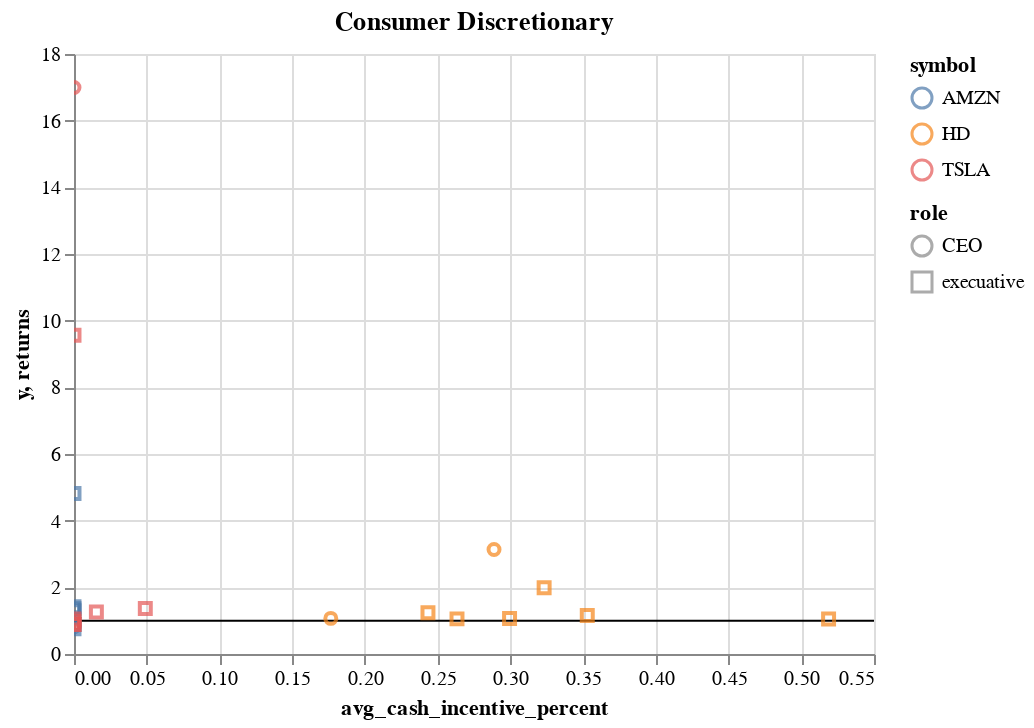

Notebook cell for this chart:
### Code cell
plot_data(df,2)

### Figure 1 — Vega-Lite specification as saved in the notebook (floating-point values rounded to 4 significant figures)
{"config": {"view": {"continuousWidth": 400, "continuousHeight": 300}}, "layer": [{"data": {"name": "data-d764767e7dd3b10b2c76c1355ce10ef3"}, "mark": "rule", "encoding": {"y": {"field": "y", "type": "quantitative"}}}, {"data": {"name": "data-e23f274162ac2896ba9454c794a33180"}, "mark": "point", "encoding": {"color": {"field": "symbol", "type": "nominal"}, "shape": {"field": "role", "type": "nominal"}, "tooltip": [{"field": "avg_cash_incentive_percent", "type": "quantitative"}, {"field": "returns", "type": "quantitative"}, {"field": "gics_sector_name", "type": "nominal"}, {"field": "symbol", "type": "nominal"}, {"field": "role", "type": "nominal"}], "x": {"field": "avg_cash_incentive_percent", "type": "quantitative"}, "y": {"field": "returns", "type": "quantitative"}}, "selection": {"selector004": {"type": "interval", "bind": "scales", "encodings": ["x", "y"]}}, "title": "Consumer Discretionary"}], "$schema": "https://vega.github.io/schema/vega-lite/v4.17.0.json", "datasets": {"data-d764767e7dd3b10b2c76c1355ce10ef3": [{"y": 1}], "data-e23f274162ac2896ba9454c794a33180": [{"gics_sector_name": "Consumer Discretionary", "symbol": "AMZN", "DATE_OF_LAST_CHANGE": "1996-05-01T00:00:00", "avg_cash_incentive_percent": null, "returns": 12.06, "role": "CEO"}, {"gics_sector_name": "Consumer Discretionary", "symbol": "AMZN", "DATE_OF_LAST_CHANGE": "2021-07-05T00:00:00", "avg_cash_incentive_percent": 0.0, "returns": 0.817, "role": "CEO"}, {"gics_sector_name": "Consumer Discretionary", "symbol": "AMZN", "DATE_OF_LAST_CHANGE": "2015-06-30T00:00:00", "avg_cash_incentive_percent": 0.0, "returns": 1.419, "role": "execuative"}, {"gics_sector_name": "Consumer Discretionary", "symbol": "AMZN", "DATE_OF_LAST_CHANGE": "2015-06-30T00:00:00", "avg_cash_incentive_percent": 0.0, "returns": 1.358, "role": "execuative"}, {"gics_sector_name": "Consumer Discretionary", "symbol": "AMZN", "DATE_OF_LAST_CHANGE": "2016-04-07T00:00:00", "avg_cash_incentive_percent": 0.0, "returns": 1.299, "role": "execuative"}, {"gics_sector_name": "Consumer Discretionary", "symbol": "AMZN", "DATE_OF_LAST_CHANGE": "2016-08-31T00:00:00", "avg_cash_incentive_percent": 0.0, "returns": 4.815, "role": "execuative"}, {"gics_sector_name": "Consumer Discretionary", "symbol": "AMZN", "DATE_OF_LAST_CHANGE": "2021-07-05T00:00:00", "avg_cash_incentive_percent": 0.0, "returns": 0.7571, "role": "execuative"}, {"gics_sector_name": "Consumer Discretionary", "symbol": "AMZN", "DATE_OF_LAST_CHANGE": "2022-07-31T00:00:00", "avg_cash_incentive_percent": 0.0, "returns": 0.8825, "role": "execuative"}, {"gics_sector_name": "Consumer Discretionary", "symbol": "AMZN", "DATE_OF_LAST_CHANGE": "2023-05-31T00:00:00", "avg_cash_incentive_percent": null, "returns": 1.223, "role": "execuative"}, {"gics_sector_name": "Consumer Discretionary", "symbol": "HD", "DATE_OF_LAST_CHANGE": "2014-11-01T00:00:00", "avg_cash_incentive_percent": 0.2888, "returns": 3.135, "role": "CEO"}, {"gics_sector_name": "Consumer Discretionary", "symbol": "HD", "DATE_OF_LAST_CHANGE": "2022-03-01T00:00:00", "avg_cash_incentive_percent": 0.1766, "returns": 1.069, "role": "CEO"}, {"gics_sector_name": "Consumer Discretionary", "symbol": "HD", "DATE_OF_LAST_CHANGE": "2014-11-01T00:00:00", "avg_cash_incentive_percent": 0.2633, "returns": 1.054, "role": "execuative"}, {"gics_sector_name": "Consumer Discretionary", "symbol": "HD", "DATE_OF_LAST_CHANGE": "2015-02-02T00:00:00", "avg_cash_incentive_percent": 0.2994, "returns": 1.068, "role": "execuative"}, {"gics_sector_name": "Consumer Discretionary", "symbol": "HD", "DATE_OF_LAST_CHANGE": "2016-02-01T00:00:00", "avg_cash_incentive_percent": 0.3232, "returns": 1.985, "role": "execuative"}, {"gics_sector_name": "Consumer Discretionary", "symbol": "HD", "DATE_OF_LAST_CHANGE": "2019-09-01T00:00:00", "avg_cash_incentive_percent": 0.2434, "returns": 1.237, "role": "execuative"}, {"gics_sector_name": "Consumer Discretionary", "symbol": "HD", "DATE_OF_LAST_CHANGE": "2020-10-05T00:00:00", "avg_cash_incentive_percent": 0.5188, "returns": 1.051, "role": "execuative"}, {"gics_sector_name": "Consumer Discretionary", "symbol": "HD", "DATE_OF_LAST_CHANGE": "2022-04-25T00:00:00", "avg_cash_incentive_percent": 0.3529, "returns": 1.154, "role": "execuative"}, {"gics_sector_name": "Consumer Discretionary", "symbol": "TSLA", "DATE_OF_LAST_CHANGE": "2008-10-15T00:00:00", "avg_cash_incentive_percent": 0.0, "returns": 17.0, "role": "CEO"}, {"gics_sector_name": "Consumer Discretionary", "symbol": "TSLA", "DATE_OF_LAST_CHANGE": "2015-11-30T00:00:00", "avg_cash_incentive_percent": 0.0, "returns": 1.05, "role": "execuative"}, {"gics_sector_name": "Consumer Discretionary", "symbol": "TSLA", "DATE_OF_LAST_CHANGE": "2015-11-30T00:00:00", "avg_cash_incentive_percent": 0.0, "returns": 0.8856, "role": "execuative"}, {"gics_sector_name": "Consumer Discretionary", "symbol": "TSLA", "DATE_OF_LAST_CHANGE": "2016-09-30T00:00:00", "avg_cash_incentive_percent": 0.04902, "returns": 1.364, "role": "execuative"}, {"gics_sector_name": "Consumer Discretionary", "symbol": "TSLA", "DATE_OF_LAST_CHANGE": "2017-03-31T00:00:00", "avg_cash_incentive_percent": 0.01539, "returns": 1.259, "role": "execuative"}, {"gics_sector_name": "Consumer Discretionary", "symbol": "TSLA", "DATE_OF_LAST_CHANGE": "2018-11-08T00:00:00", "avg_cash_incentive_percent": 0.0, "returns": 0.8939, "role": "execuative"}, {"gics_sector_name": "Consumer Discretionary", "symbol": "TSLA", "DATE_OF_LAST_CHANGE": "2019-10-31T00:00:00", "avg_cash_incentive_percent": 0.0, "returns": 9.56, "role": "execuative"}, {"gics_sector_name": "Consumer Discretionary", "symbol": "TSLA", "DATE_OF_LAST_CHANGE": "2021-06-03T00:00:00", "avg_cash_incentive_percent": null, "returns": 1.271, "role": "execuative"}, {"gics_sector_name": "Consumer Discretionary", "symbol": "TSLA", "DATE_OF_LAST_CHANGE": "2023-08-04T00:00:00", "avg_cash_incentive_percent": 0.0, "returns": 0.9788, "role": "execuative"}]}}
